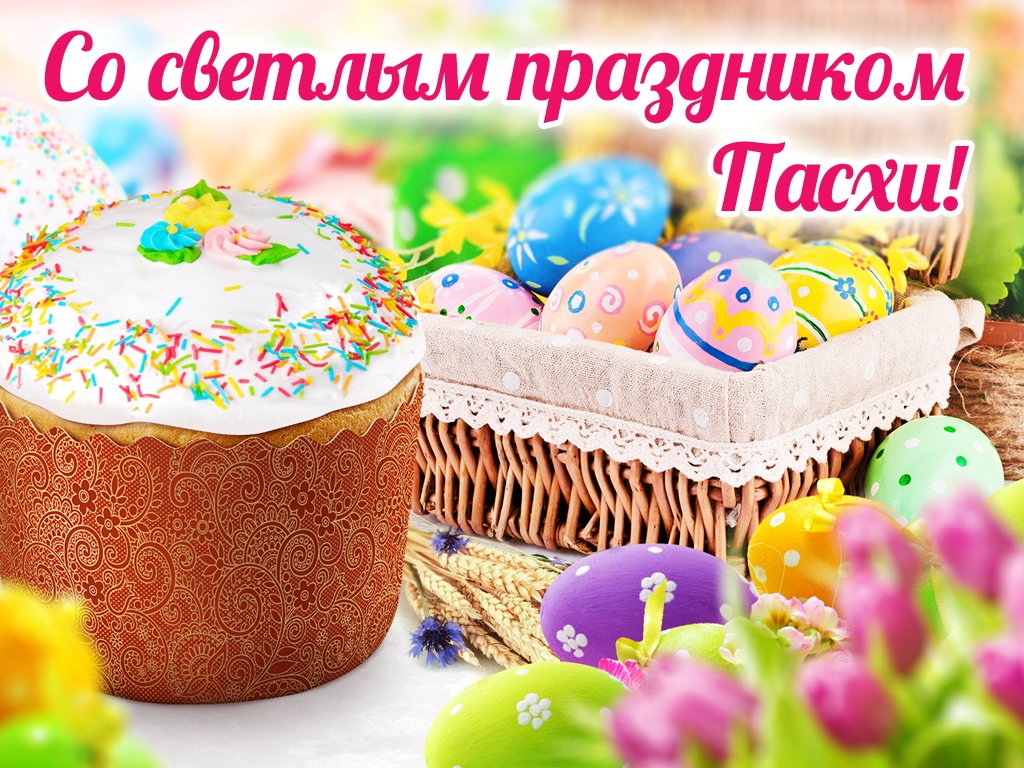
#> input picture пасха.jpg, 1024 x 768 px
$ python Lab8.1.py
#> lines starting #> are read from the running program, lines starting #| are printed output that depends on the picture
from PIL import Image

image = Image.open('пасха.jpg')
#> image is the input picture: PIL image 1024x768 RGB; mean R, G, B 207.4, 175.6, 147
image_crop = image.crop((200, 150, 600, 300))
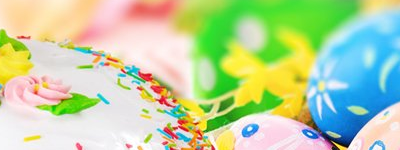
#> image_crop: PIL image 400x150 RGB; mean R, G, B 188, 209.7, 162.1
image_crop.save('пасха_crop.jpg')

$ run again, with 1.jpg copied over пасха.jpg
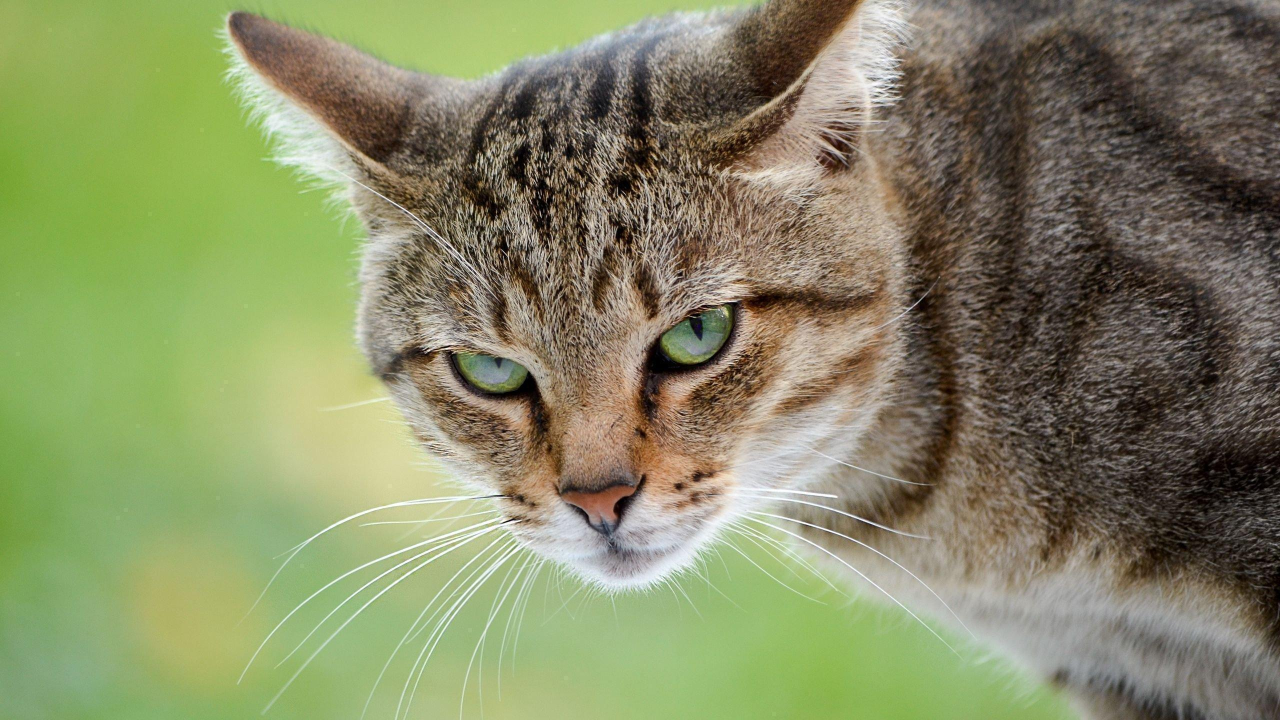
#> input picture 1.jpg, 2560 x 1440 px (shown at 1/2 size)
#> image is the input picture: PIL image 2560x1440 RGB; mean R, G, B 133.6, 138.3, 100.6
#> `image_crop = image.crop((200, 150, 600, 300))`:
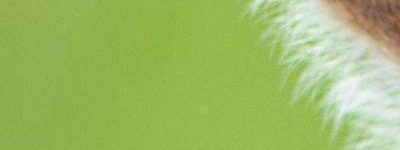
#> image_crop: PIL image 400x150 RGB; mean R, G, B 157.9, 186.4, 102.4

$ run again, with 2.jpg copied over пасха.jpg
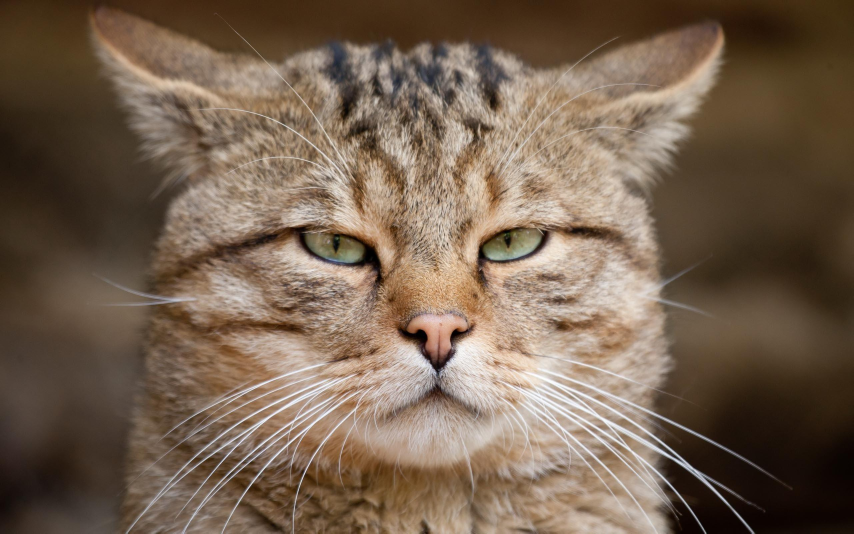
#> input picture 2.jpg, 2560 x 1600 px (shown at 1/3 size)
#> image is the input picture: PIL image 2560x1600 RGB; mean R, G, B 117.9, 98.2, 80.4
#> `image_crop = image.crop((200, 150, 600, 300))`:
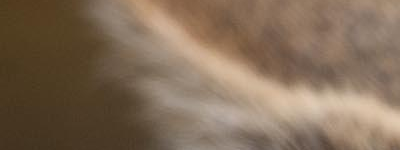
#> image_crop: PIL image 400x150 RGB; mean R, G, B 130.4, 108.9, 88

$ run again, with 3.jpg copied over пасха.jpg
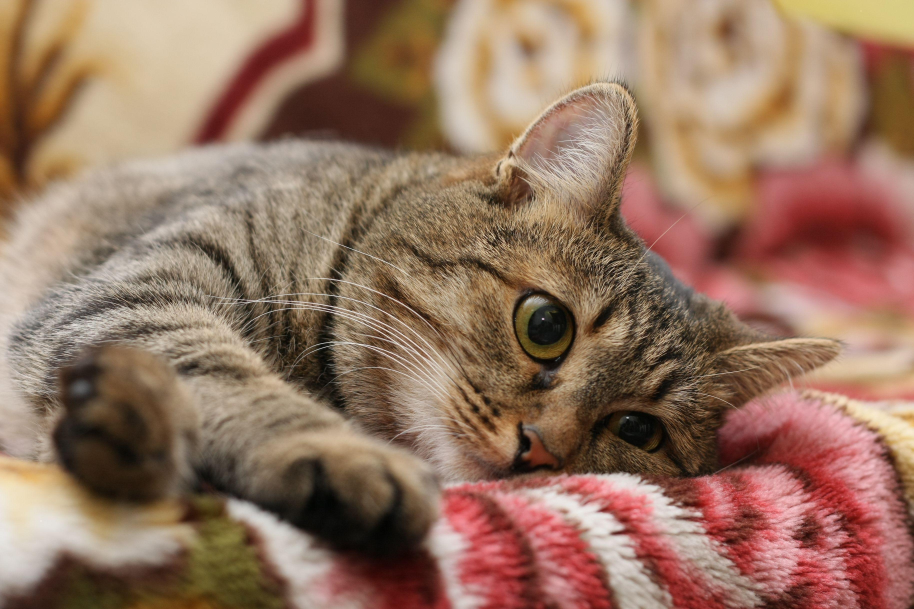
#> input picture 3.jpg, 3655 x 2436 px (shown at 1/4 size)
#> image is the input picture: PIL image 3655x2436 RGB; mean R, G, B 149, 116.1, 96.3
#> `image_crop = image.crop((200, 150, 600, 300))`:
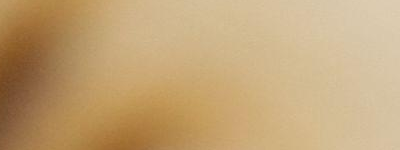
#> image_crop: PIL image 400x150 RGB; mean R, G, B 195.4, 164.5, 119.5
